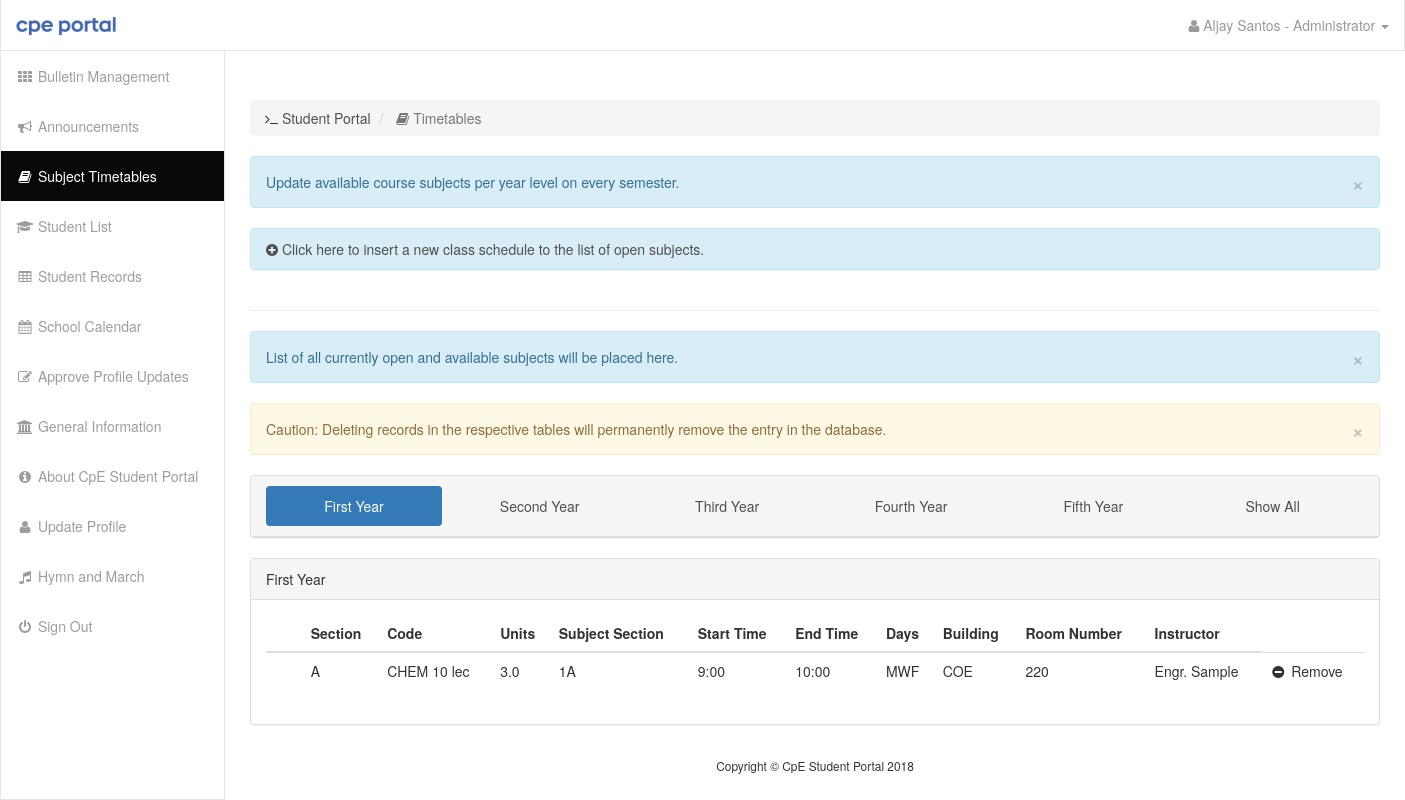
Page /admin/timetables.php (signed in) on the committed database.
### tables this page shows
CREATE TABLE `schedules` (
  `id` int(15) NOT NULL,
  `year` int(11) NOT NULL,
  `section` varchar(15) NOT NULL,
  `code` varchar(15) NOT NULL,
  `units` varchar(10) NOT NULL,
  `subjectsection` varchar(15) NOT NULL,
  `starttime` varchar(15) NOT NULL,
  `endtime` varchar(15) NOT NULL,
  `days` varchar(15) NOT NULL,
  `building` varchar(15) NOT NULL,
  `roomnumber` varchar(15) NOT NULL,
  `instructor` varchar(25) NOT NULL
);

### php/showTimetables.php (the view, shortened to what this page needs)
<?php
	function showTimetables() {
		echo '<div class="active tab-pane" id="1">';
		echo "<div class=\"row\"><div class=\"col-lg-12\"><div class=\"panel panel-default\">
		<div class=\"panel-heading\">First Year</div><div class=\"panel-body\"><div class=\"table-responsive\">
		<table id=\"tablefirst\" class=\"table\">
		<thead>
		<tr>
		<th style=\"font-size: 0px\">ID</th>
		<th style=\"font-size: 0px\">Year</th>
		<th>Section</th>
		<th>Code</th>
		<th>Units</th>
		<th>Subject Section</th>
		<th>Start Time</th>
		<th>End Time</th>
		<th>Days</th>
		<th>Building</th>
		<th>Room Number</th>
		<th>Instructor</th>
		<th hidden></th>
		</tr>
		</thead>
		<tbody class=\"list\">";
		$conn = getDB('cpe-studentportal');
		$stmt = $conn->prepare("SELECT * from `schedules` WHERE year=1");
		$stmt->execute();
		foreach(($stmt->fetchAll()) as $row) {
			echo "<tr>
			<td style=\"font-size: 0px\" class=\"id\">" . $row['id'] . "</td>
			<td style=\"font-size: 0px\" class=\"year\">" . $row['year'] . "</td>
			<td contentEditable\" class=\"section\">" . $row['section'] . "</td>
			<td  class=\"code\">" . $row['code'] . "</td>
			<td  class=\"units\">" . $row['units'] . "</td>
			<td >" . $row['subjectsection'] . "</td>
			<td >" . $row['starttime'] . "</td>
			<td >" . $row['endtime'] . "</td>
			<td >" . $row['days'] . "</td>
			<td >" . $row['building'] . "</td>
			<td >" . $row['roomnumber'] . "</td>
			<td >" . $row['instructor'] . "</td>
			<td><span class=\"table-remove\"><i class=\"fa fa-fw fa-minus-circle\"></i> Remove</span></td></tr>";
		}
		echo "</tbody></table></div></div></div></div></div></div>";
		echo '<div class="tab-pane" id="5">';
		echo "<div class=\"row\"><div class=\"col-lg-12\"><div class=\"panel panel-default\">
		<div class=\"panel-heading\">Fifth Year</div><div class=\"panel-body\"><div class=\"table-responsive\">
		<table id=\"tablefifth\" class=\"table\">
		<thead>
		<tr>
		<th style=\"font-size: 0px\">ID</th>
		<th style=\"font-size: 0px\">Year</th>
		<th>Section</th>
		<th>Code</th>
		<th>Units</th>
		<th>Subject Section</th>
		<th>Start Time</th>
		<th>End Time</th>
		<th>Days</th>
		<th>Building</th>
		<th>Room Number</th>
		<th>Instructor</th>
		<th hidden></th>
		</tr>
		</thead>
		<tbody class=\"list\">";
		echo "</tbody></table></div></div></div></div></div></div></div>";
	}
?>

### rows in the picture
schedules: section "A", code "CHEM 10 lec", units "3.0", subjectsection "1A", starttime "9:00", endtime "10:00", days "MWF", building "COE", roomnumber "220", instructor "Engr. Sample"

### other values in the picture
$_SESSION["name"][1] "Aljay Santos"
$_SESSION["name"][0] "Administrator"
